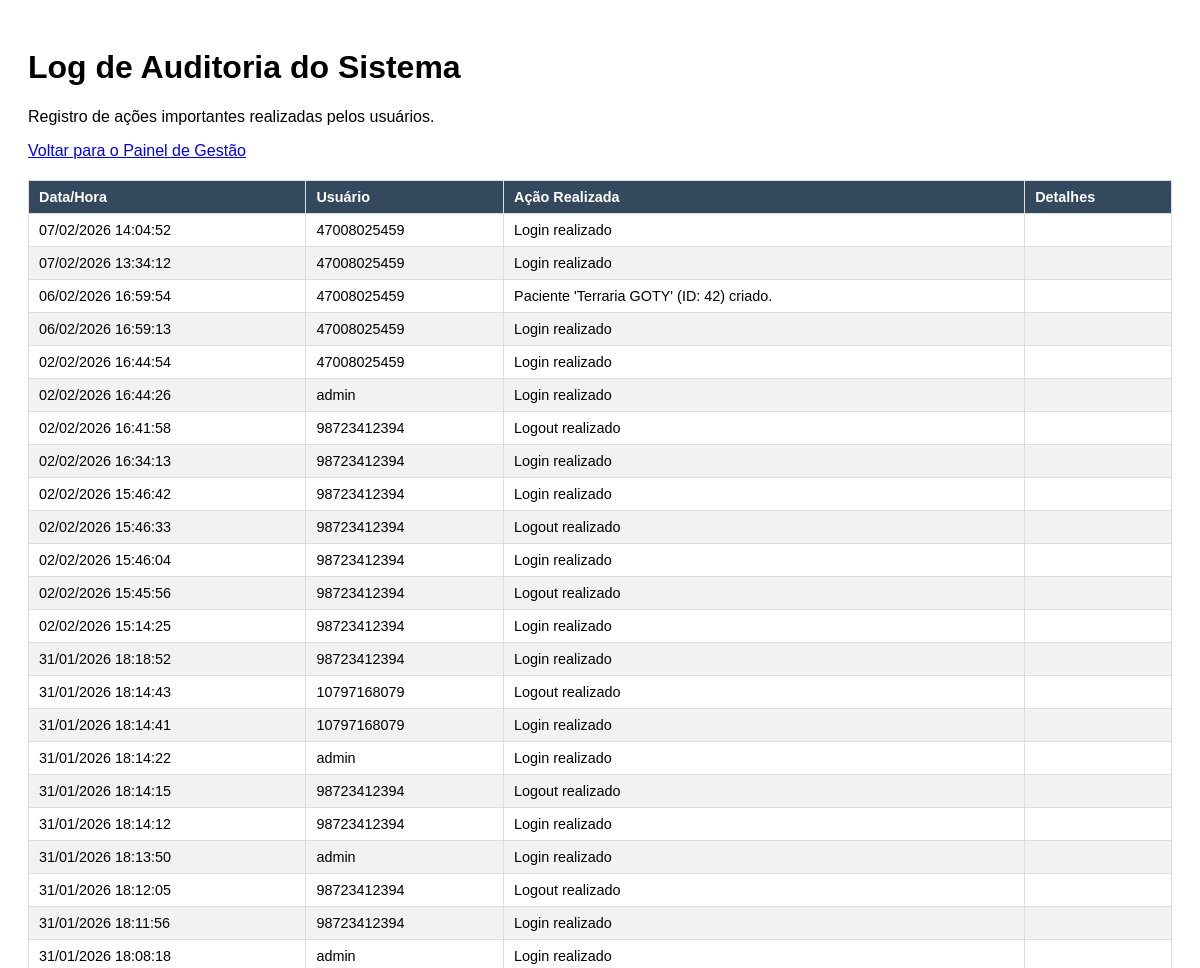
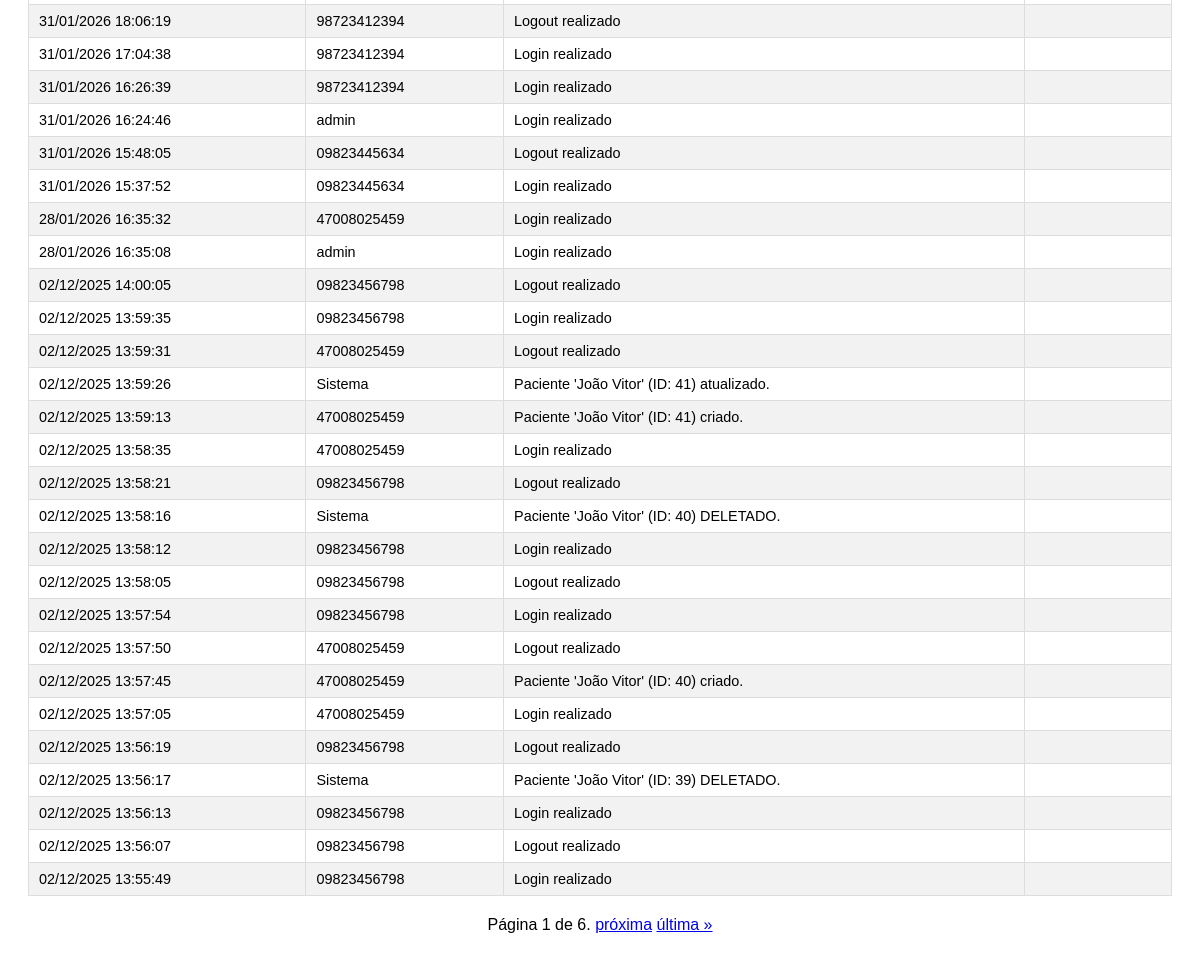
/master/gestao/log-auditoria/ (signed in), run on an earlier commit of the app's database (2 pictures, top to bottom).
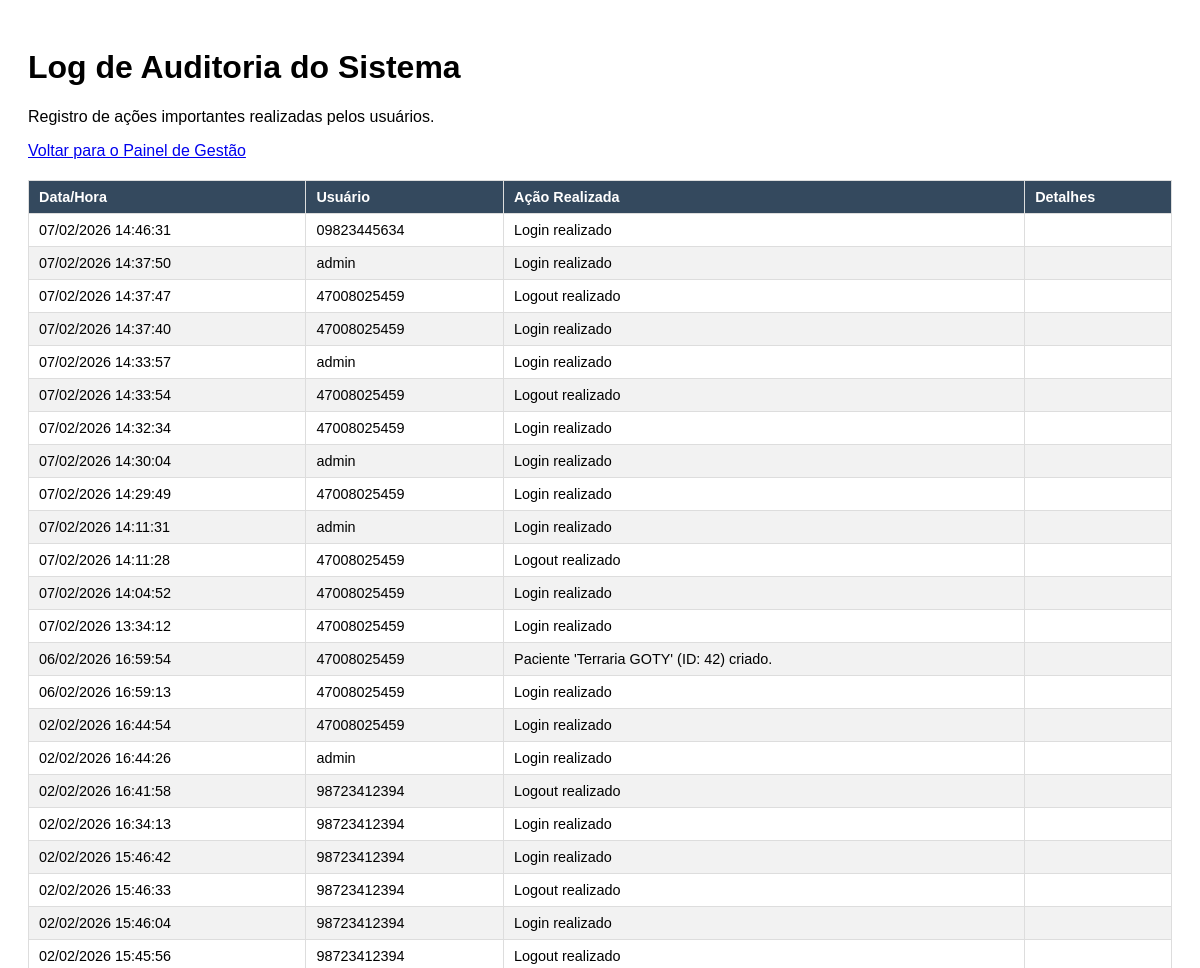
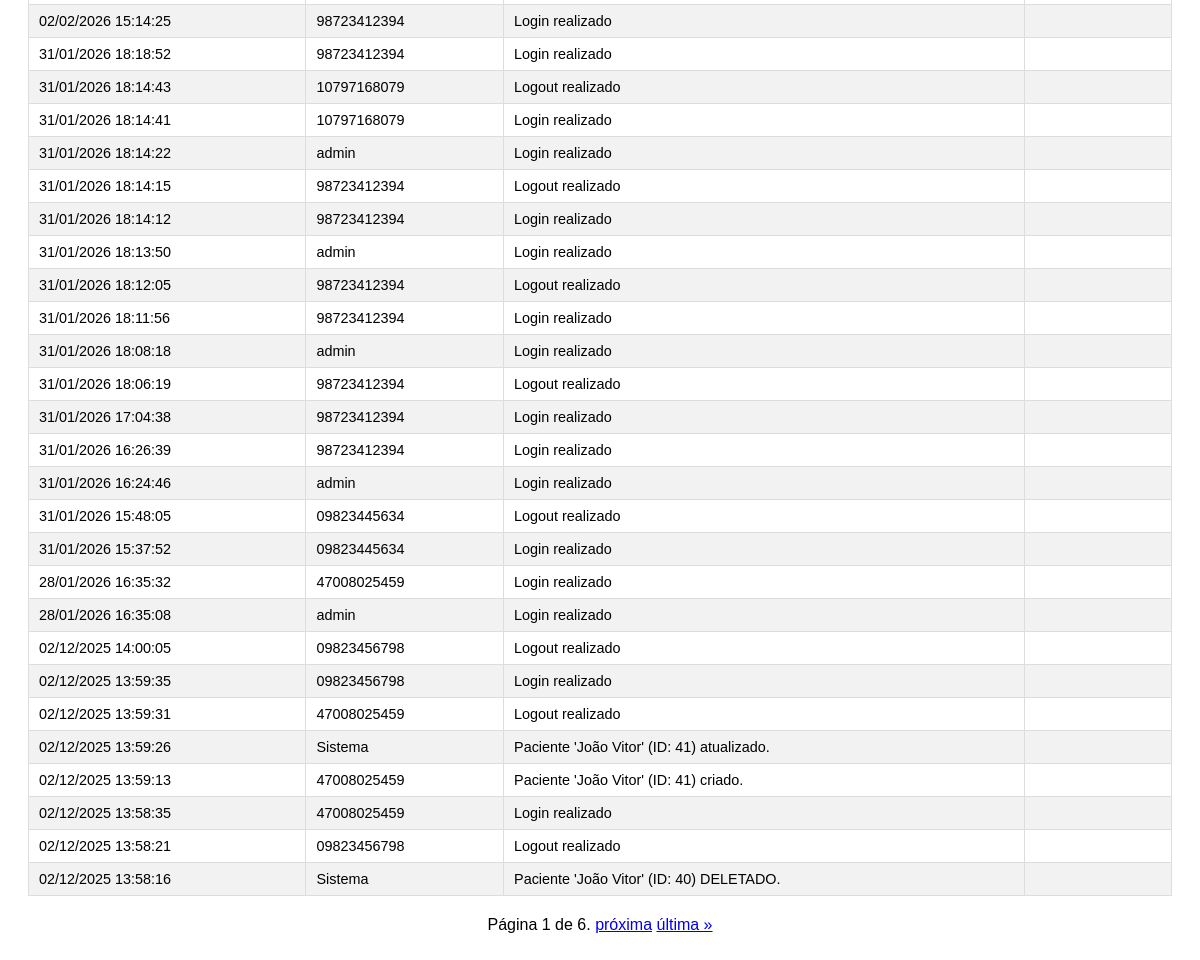
And on a later commit of the database (2 pictures, top to bottom).
### triagem/models.py (models this page shows, shortened)
class LogAcao(models.Model):
    unidade_saude = models.ForeignKey(UnidadeSaude, on_delete=models.CASCADE, null=True) # Campo OBRIGATÓRIO
    usuario = models.ForeignKey(
        settings.AUTH_USER_MODEL,
        on_delete=models.SET_NULL, # Mantém o log mesmo se o usuário for deletado
        null=True,
        blank=True,
        verbose_name="Usuário"
    )
    acao = models.CharField(max_length=255, verbose_name="Ação Realizada")
    detalhes = models.TextField(blank=True, null=True, verbose_name="Detalhes Adicionais")
    timestamp = models.DateTimeField(auto_now_add=True, verbose_name="Data/Hora")
    class Meta:
        ordering = ['-timestamp'] # Ordena do mais recente para o mais antigo
        verbose_name = "Registro de Auditoria"
        verbose_name_plural = "Registros de Auditoria"

class CustomUser(AbstractUser):
    unidade_saude = models.ForeignKey(UnidadeSaude, on_delete=models.CASCADE, null=True) # Campo OBRIGATÓRIO
    class TipoUsuario(models.TextChoices):
        ATENDENTE = 'ATENDENTE', 'Atendente'
        MEDICO = 'MEDICO', 'Médico'
        ENFERMEIRO = 'ENFERMEIRO', 'Enfermeiro'
        ADMIN = 'ADMIN', 'Admin'
    UF_CHOICES = [
        ('AC', 'AC'), ('AL', 'AL'), ('AP', 'AP'), ('AM', 'AM'), ('BA', 'BA'),
        ('CE', 'CE'), ('DF', 'DF'), ('ES', 'ES'), ('GO', 'GO'), ('MA', 'MA'),
        ('MT', 'MT'), ('MS', 'MS'), ('MG', 'MG'), ('PA', 'PA'), ('PB', 'PB'),
        ('PR', 'PR'), ('PE', 'PE'), ('PI', 'PI'), ('RJ', 'RJ'), ('RN', 'RN'),
        ('RS', 'RS'), ('RO', 'RO'), ('RR', 'RR'), ('SC', 'SC'), ('SP', 'SP'),
        ('SE', 'SE'), ('TO', 'TO'),
    ]
    Especializacoes = [
        ('CLINICA_GERAL', 'Clínica Geral'),
        ('CARDIOLOGIA', 'Cardiologia'),
        ('ORTOPEDIA', 'Ortopedia'),
        ('PEDIATRIA', 'Pediatria'),
        ('NEUROLOGIA', 'Neurologia'),
        ('OUTRA', 'Outra')
    ]
    nome_completo = models.CharField(max_length=255)
    email = models.EmailField(unique=True)
    cpf = models.CharField(max_length=14, unique=True)
    telefone = models.CharField(max_length=20, blank=True, null=True)
    tipo_usuario = models.CharField(max_length=20, choices=TipoUsuario.choices, default=TipoUsuario.ATENDENTE)
    crm = models.CharField(max_length=20, blank=True, null=True, verbose_name="CRM (Apenas para Médicos)")
    especializacao = models.CharField(max_length=50, choices=Especializacoes,blank=True,null=True)
    coren = models.CharField(max_length=20, blank=True, null=True, verbose_name="COREN (Apenas para Téc. de Enfermagem)")
    uf_registro = models.CharField(max_length=2, choices=UF_CHOICES, blank=True, null=True, verbose_name="UF do Registro Profissional")
    foto_perfil = models.ImageField(upload_to='fotos_perfil/', default='fotos_perfil/default.jpg', null=True,blank=True,verbose_name="Foto de Perfil")
    USERNAME_FIELD = 'username'
    REQUIRED_FIELDS = ['email', 'nome_completo', 'cpf']

### triagem/decorators.py (the view)
    def _wrapped_view(request, *args, **kwargs):
        if not (request.user.is_superuser or (request.user.is_authenticated and request.user.tipo_usuario == 'ADMIN')):
            raise PermissionDenied
        return view_func(request, *args, **kwargs)

### triagem/views.py (called while the page is built)
@login_required
@admin_required # Protege a view
def log_auditoria_view(request):
    unidade_atual = request.user.unidade_saude
    log_list = LogAcao.objects.filter(unidade_saude=unidade_atual) # Pega todos os logs (já ordenados pelo Meta)
    paginator = Paginator(log_list, 50) # Mostra 50 logs por página
    page_number = request.GET.get('page')
    page_obj = paginator.get_page(page_number)
    context = {
        'page_obj': page_obj,
        'pagina_ativa': 'gestao', # Ou crie um 'log' se quiser
    }
    return render(request, 'site/log_auditoria.html', context)

### triagem/templates/site/log_auditoria.html (shortened to what this page needs)
<!DOCTYPE html>
<html lang="pt-br">
<head>
</head>
<body>
    <h1>Log de Auditoria do Sistema</h1>
    <p>Registro de ações importantes realizadas pelos usuários.</p>
    <p><a href="{% url 'hosp:painel_gestao' %}">Voltar para o Painel de Gestão</a></p>
    <table>
        <thead>
            <tr>
                <th>Data/Hora</th>
                <th>Usuário</th>
                <th>Ação Realizada</th>
                <th>Detalhes</th>
            </tr>
        </thead>
        <tbody>
            {% for log in page_obj %}
            <tr>
                <td>{{ log.timestamp|date:"d/m/Y H:i:s" }}</td>
                <td>{{ log.usuario.username|default:"Sistema" }}</td>
                <td>{{ log.acao }}</td>
                <td>{{ log.detalhes|default:"" }}</td>
            </tr>
            {% empty %}
            <tr>
                <td colspan="4" style="text-align: center;">Nenhum registro de auditoria encontrado.</td>
            </tr>
            {% endfor %}
        </tbody>
    </table>
    <div class="pagination">
        <span class="step-links">
            <span class="current">
                Página {{ page_obj.number }} de {{ page_obj.paginator.num_pages }}.
            </span>
            {% if page_obj.has_next %}
                <a href="?page={{ page_obj.next_page_number }}">próxima</a>
                <a href="?page={{ page_obj.paginator.num_pages }}">última &raquo;</a>
            {% endif %}
        </span>
    </div>
</body>
</html>

What changed in the data, as far as the page shows it:
no longer on this page (row unchanged): LogAcao: timestamp "02/12/2025 13:58:12", usuario.username "09823456798", acao "Login realizado"
no longer on this page (row unchanged): LogAcao: timestamp "02/12/2025 13:58:05", usuario.username "09823456798", acao "Logout realizado"
no longer on this page (row unchanged): LogAcao: timestamp "02/12/2025 13:57:54", usuario.username "09823456798", acao "Login realizado"
no longer on this page (row unchanged): LogAcao: timestamp "02/12/2025 13:57:50", usuario.username "47008025459", acao "Logout realizado"
no longer on this page (row unchanged): LogAcao: timestamp "02/12/2025 13:57:45", usuario.username "47008025459", acao "Paciente 'João Vitor' (ID: 40) criado."
no longer on this page (row unchanged): LogAcao: timestamp "02/12/2025 13:57:05", usuario.username "47008025459", acao "Login realizado"
no longer on this page (row unchanged): LogAcao: timestamp "02/12/2025 13:56:19", usuario.username "09823456798", acao "Logout realizado"
no longer on this page (row unchanged): LogAcao: timestamp "02/12/2025 13:56:17", usuario.username "Sistema", acao "Paciente 'João Vitor' (ID: 39) DELETADO."
no longer on this page (row unchanged): LogAcao: timestamp "02/12/2025 13:56:13", usuario.username "09823456798", acao "Login realizado"
no longer on this page (row unchanged): LogAcao: timestamp "02/12/2025 13:56:07", usuario.username "09823456798", acao "Logout realizado"
no longer on this page (row unchanged): LogAcao: timestamp "02/12/2025 13:55:49", usuario.username "09823456798", acao "Login realizado"
added LogAcao: timestamp "07/02/2026 14:46:31", usuario.username "09823445634", acao "Login realizado"
added LogAcao: timestamp "07/02/2026 14:37:50", usuario.username "admin", acao "Login realizado"
added LogAcao: timestamp "07/02/2026 14:37:47", usuario.username "47008025459", acao "Logout realizado"
added LogAcao: timestamp "07/02/2026 14:37:40", usuario.username "47008025459", acao "Login realizado"
added LogAcao: timestamp "07/02/2026 14:33:57", usuario.username "admin", acao "Login realizado"
added LogAcao: timestamp "07/02/2026 14:33:54", usuario.username "47008025459", acao "Logout realizado"
added LogAcao: timestamp "07/02/2026 14:32:34", usuario.username "47008025459", acao "Login realizado"
added LogAcao: timestamp "07/02/2026 14:30:04", usuario.username "admin", acao "Login realizado"
added LogAcao: timestamp "07/02/2026 14:29:49", usuario.username "47008025459", acao "Login realizado"
added LogAcao: timestamp "07/02/2026 14:11:31", usuario.username "admin", acao "Login realizado"
added LogAcao: timestamp "07/02/2026 14:11:28", usuario.username "47008025459", acao "Logout realizado"
